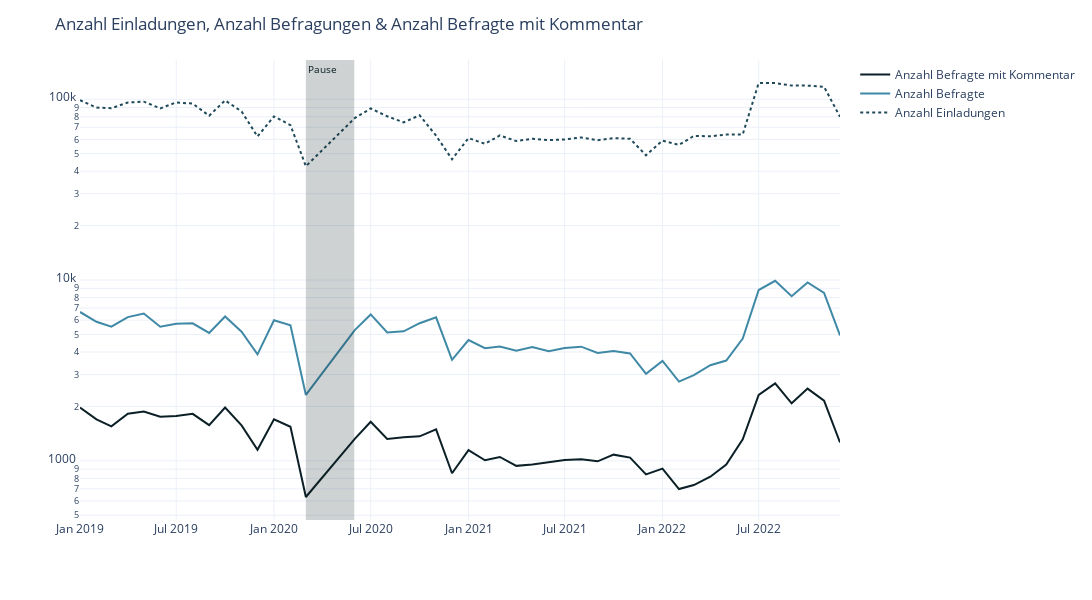

Here is the notebook cell this chart was saved with:
### Code cell
fig = px.line(df_counts_month,
              x="yearmonth",
              y=['Anzahl Befragte mit Kommentar', 'Anzahl Befragte','Anzahl Einladungen'],
              color_discrete_sequence=color_discrete_sequence,
              template=template)

fig.update_layout(
    title="Anzahl Einladungen, Anzahl Befragungen & Anzahl Befragte mit Kommentar",
    yaxis_title='',
    xaxis_title='',
    width=1200, 
    height=600,
    legend_title="")

fig.update_traces(line_width=2)
fig.update_traces(patch={"line": {"dash": 'dot'}}, selector={"legendgroup": "Anzahl Einladungen"})

fig.update_yaxes(type="log") 

fig.add_vrect(
    x0="2020-03-01",
    x1="2020-05-31",
    line_width=0,
    fillcolor="#0B1F26",
    opacity=0.2,
    annotation_text="Pause",
    annotation_position="top left",
    annotation_font_size=10,
    annotation_font_color="#0B1F26",
)

fig.update_traces(connectgaps=False)

fig.show()

pio.write_image(fig,"images/fig-anteil_befragte_und_anzahl_kommentare.svg") #save fig as svg

### Figure 1 — Plotly figure (JSON) as saved in the notebook; plotly's stock layout.template omitted (floating-point values rounded to 4 significant figures)
{"data": [{"connectgaps": false, "hovertemplate": "variable=Anzahl Befragte mit Kommentar<br>yearmonth=%{x}<br>value=%{y}<extra></extra>", "legendgroup": "Anzahl Befragte mit Kommentar", "line": {"color": "#0B1F26", "dash": "solid", "width": 2}, "marker": {"symbol": "circle"}, "mode": "lines", "name": "Anzahl Befragte mit Kommentar", "orientation": "v", "showlegend": true, "type": "scatter", "x": ["2019-01-01T00:00:00", "2019-02-01T00:00:00", "2019-03-01T00:00:00", "2019-04-01T00:00:00", "2019-05-01T00:00:00", "2019-06-01T00:00:00", "2019-07-01T00:00:00", "2019-08-01T00:00:00", "2019-09-01T00:00:00", "2019-10-01T00:00:00", "2019-11-01T00:00:00", "2019-12-01T00:00:00", "2020-01-01T00:00:00", "2020-02-01T00:00:00", "2020-03-01T00:00:00", "2020-06-01T00:00:00", "2020-07-01T00:00:00", "2020-08-01T00:00:00", "2020-09-01T00:00:00", "2020-10-01T00:00:00", "2020-11-01T00:00:00", "2020-12-01T00:00:00", "2021-01-01T00:00:00", "2021-02-01T00:00:00", "2021-03-01T00:00:00", "2021-04-01T00:00:00", "2021-05-01T00:00:00", "2021-06-01T00:00:00", "2021-07-01T00:00:00", "2021-08-01T00:00:00", "2021-09-01T00:00:00", "2021-10-01T00:00:00", "2021-11-01T00:00:00", "2021-12-01T00:00:00", "2022-01-01T00:00:00", "2022-02-01T00:00:00", "2022-03-01T00:00:00", "2022-04-01T00:00:00", "2022-05-01T00:00:00", "2022-06-01T00:00:00", "2022-07-01T00:00:00", "2022-08-01T00:00:00", "2022-09-01T00:00:00", "2022-10-01T00:00:00", "2022-11-01T00:00:00", "2022-12-01T00:00:00"], "xaxis": "x", "y": [1973, 1696, 1552, 1823, 1876, 1753, 1769, 1820, 1577, 1972, 1571, 1151, 1696, 1544, 631, 1323, 1645, 1322, 1352, 1367, 1492, 854, 1145, 1007, 1051, 938, 954, 985, 1012, 1020, 994, 1082, 1042, 841, 905, 698, 735, 817, 954, 1316, 2316, 2684, 2082, 2510, 2153, 1264], "yaxis": "y"}, {"connectgaps": false, "hovertemplate": "variable=Anzahl Befragte<br>yearmonth=%{x}<br>value=%{y}<extra></extra>", "legendgroup": "Anzahl Befragte", "line": {"color": "#3F89A6", "dash": "solid", "width": 2}, "marker": {"symbol": "circle"}, "mode": "lines", "name": "Anzahl Befragte", "orientation": "v", "showlegend": true, "type": "scatter", "x": ["2019-01-01T00:00:00", "2019-02-01T00:00:00", "2019-03-01T00:00:00", "2019-04-01T00:00:00", "2019-05-01T00:00:00", "2019-06-01T00:00:00", "2019-07-01T00:00:00", "2019-08-01T00:00:00", "2019-09-01T00:00:00", "2019-10-01T00:00:00", "2019-11-01T00:00:00", "2019-12-01T00:00:00", "2020-01-01T00:00:00", "2020-02-01T00:00:00", "2020-03-01T00:00:00", "2020-06-01T00:00:00", "2020-07-01T00:00:00", "2020-08-01T00:00:00", "2020-09-01T00:00:00", "2020-10-01T00:00:00", "2020-11-01T00:00:00", "2020-12-01T00:00:00", "2021-01-01T00:00:00", "2021-02-01T00:00:00", "2021-03-01T00:00:00", "2021-04-01T00:00:00", "2021-05-01T00:00:00", "2021-06-01T00:00:00", "2021-07-01T00:00:00", "2021-08-01T00:00:00", "2021-09-01T00:00:00", "2021-10-01T00:00:00", "2021-11-01T00:00:00", "2021-12-01T00:00:00", "2022-01-01T00:00:00", "2022-02-01T00:00:00", "2022-03-01T00:00:00", "2022-04-01T00:00:00", "2022-05-01T00:00:00", "2022-06-01T00:00:00", "2022-07-01T00:00:00", "2022-08-01T00:00:00", "2022-09-01T00:00:00", "2022-10-01T00:00:00", "2022-11-01T00:00:00", "2022-12-01T00:00:00"], "xaxis": "x", "y": [6660, 5875, 5519, 6236, 6528, 5519, 5736, 5766, 5097, 6289, 5181, 3882, 5989, 5618, 2314, 5287, 6453, 5126, 5207, 5770, 6218, 3621, 4656, 4195, 4285, 4065, 4261, 4041, 4204, 4282, 3952, 4053, 3926, 3027, 3572, 2745, 2979, 3379, 3587, 4746, 8804, 9898, 8138, 9705, 8477, 4940], "yaxis": "y"}, {"connectgaps": false, "hovertemplate": "variable=Anzahl Einladungen<br>yearmonth=%{x}<br>value=%{y}<extra></extra>", "legendgroup": "Anzahl Einladungen", "line": {"color": "#204959", "dash": "dot", "width": 2}, "marker": {"symbol": "circle"}, "mode": "lines", "name": "Anzahl Einladungen", "orientation": "v", "showlegend": true, "type": "scatter", "x": ["2019-01-01T00:00:00", "2019-02-01T00:00:00", "2019-03-01T00:00:00", "2019-04-01T00:00:00", "2019-05-01T00:00:00", "2019-06-01T00:00:00", "2019-07-01T00:00:00", "2019-08-01T00:00:00", "2019-09-01T00:00:00", "2019-10-01T00:00:00", "2019-11-01T00:00:00", "2019-12-01T00:00:00", "2020-01-01T00:00:00", "2020-02-01T00:00:00", "2020-03-01T00:00:00", "2020-06-01T00:00:00", "2020-07-01T00:00:00", "2020-08-01T00:00:00", "2020-09-01T00:00:00", "2020-10-01T00:00:00", "2020-11-01T00:00:00", "2020-12-01T00:00:00", "2021-01-01T00:00:00", "2021-02-01T00:00:00", "2021-03-01T00:00:00", "2021-04-01T00:00:00", "2021-05-01T00:00:00", "2021-06-01T00:00:00", "2021-07-01T00:00:00", "2021-08-01T00:00:00", "2021-09-01T00:00:00", "2021-10-01T00:00:00", "2021-11-01T00:00:00", "2021-12-01T00:00:00", "2022-01-01T00:00:00", "2022-02-01T00:00:00", "2022-03-01T00:00:00", "2022-04-01T00:00:00", "2022-05-01T00:00:00", "2022-06-01T00:00:00", "2022-07-01T00:00:00", "2022-08-01T00:00:00", "2022-09-01T00:00:00", "2022-10-01T00:00:00", "2022-11-01T00:00:00", "2022-12-01T00:00:00"], "xaxis": "x", "y": [98702, 89940, 89195, 95995, 96976, 89030, 96093, 94564, 81106, 98533, 85636, 62260, 80379, 71945, 42605, 78652, 88898, 80506, 74453, 81561, 62864, 46575, 60990, 56717, 63058, 58703, 60419, 59479, 59906, 61496, 59417, 60933, 60439, 48990, 59015, 55877, 62680, 62373, 63759, 63948, 122915, 122993, 118960, 118960, 117247, 80000], "yaxis": "y"}], "layout": {"annotations": [{"font": {"color": "#0B1F26", "size": 10}, "showarrow": false, "text": "Pause", "x": "2020-03-01", "xanchor": "left", "xref": "x", "y": 1, "yanchor": "top", "yref": "y domain"}], "height": 600, "legend": {"title": {"text": ""}, "tracegroupgap": 0}, "margin": {"t": 60}, "shapes": [{"fillcolor": "#0B1F26", "line": {"width": 0}, "opacity": 0.2, "type": "rect", "x0": "2020-03-01", "x1": "2020-05-31", "xref": "x", "y0": 0, "y1": 1, "yref": "y domain"}], "title": {"text": "Anzahl Einladungen, Anzahl Befragungen & Anzahl Befragte mit Kommentar"}, "width": 1200, "xaxis": {"anchor": "y", "domain": [0, 1], "title": {"text": ""}}, "yaxis": {"anchor": "x", "domain": [0, 1], "title": {"text": ""}, "type": "log"}}}
